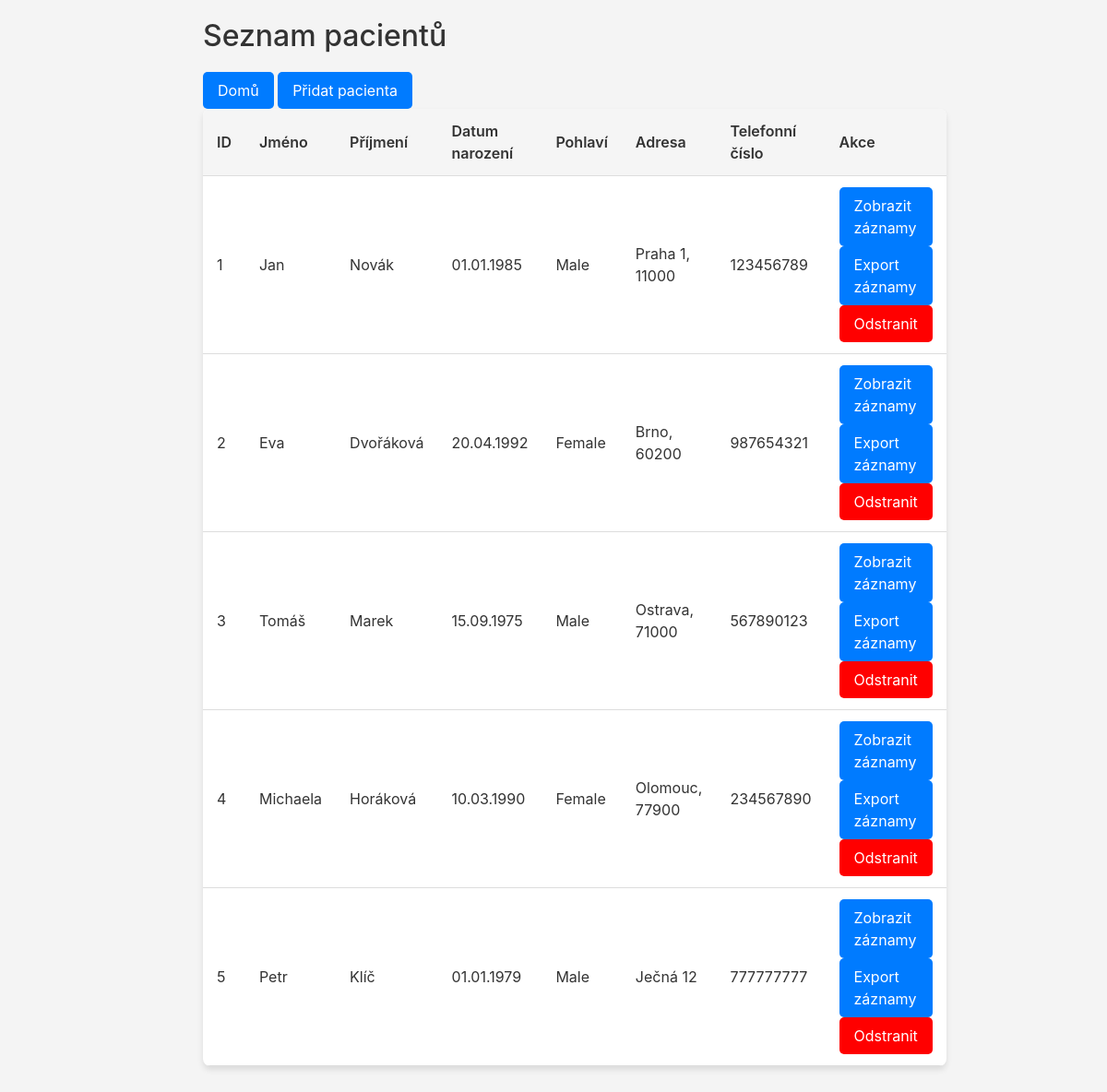
Page /patients on the committed database.
### app.py (models this page shows)
class Patient(db.Model):
    __tablename__ = 'patients'
    patient_id = db.Column(db.Integer, primary_key=True)
    first_name = db.Column(db.String(50), nullable=False)
    last_name = db.Column(db.String(50), nullable=False)
    birth_date = db.Column(db.Date, nullable=False)
    gender = db.Column(db.String(10), nullable=False)
    address = db.Column(db.String(255))
    phone = db.Column(db.String(20))

### app.py (the view)
@app.route('/patients')
def patient_list():
    patients = Patient.query.all()
    return render_template('patients.html', patients=patients)

### templates/patients.html (shortened to what this page needs)
<!DOCTYPE html>
<html lang="cs">
<head>
    <link rel="stylesheet" href="https://stackpath.bootstrapcdn.com/bootstrap/4.5.2/css/bootstrap.min.css">
</head>
<body>
    <div class="container">
        <h1>Seznam pacientů</h1>
        <a href="/" class="button">Domů</a>
        <a href="/add_patient" class="button">Přidat pacienta</a>
        <table>
            <thead>
                <tr>
                    <th>ID</th>
                    <th>Jméno</th>
                    <th>Příjmení</th>
                    <th>Datum narození</th>
                    <th>Pohlaví</th>
                    <th>Adresa</th>
                    <th>Telefonní číslo</th>
                    <th>Akce</th>
                </tr>
            </thead>
            <tbody>
                {% for patient in patients %}
                <tr>
                    <td>{{ patient.patient_id }}</td>
                    <td>{{ patient.first_name }}</td>
                    <td>{{ patient.last_name }}</td>
                    <td>{{ patient.birth_date.strftime('%d.%m.%Y') }}</td>
                    <td>{{ patient.gender }}</td>
                    <td>{{ patient.address }}</td>
                    <td>{{ patient.phone }}</td>
                    <td>
                        <a href="{{ url_for('patient_records', patient_id=patient.patient_id) }}" class="button">Zobrazit záznamy</a>
                        <a href="/export_fhir/{{patient.patient_id}}" class="button">Export záznamy</a>
                        <form action="/delete_patient/{{ patient.patient_id }}" method="post" class="delete-form" onsubmit="return confirm('Opravdu chcete odstranit tohoto pacienta?');">
                            <button type="submit" class="button delete-button">Odstranit</button>
                        </form>
                    </td>
                </tr>
                {% endfor %}
            </tbody>
        </table>
    </div>
</body>
</html>

### templates/patients.html (style rules this page uses)
body { font-family: -apple-system, BlinkMacSystemFont, 'Segoe UI', Roboto, 'Helvetica Neue', Arial, sans-serif; background-color: #f4f4f4; color: #333; margin: 0; padding: 0; }
.container { max-width: 800px; margin: 0 auto; padding: 20px; }
h1 { font-size: 2rem; color: #333; margin-bottom: 20px; }
table { width: 100%; border-collapse: collapse; margin-bottom: 20px; background-color: #fff; border-radius: 8px; overflow: hidden; box-shadow: 0 4px 6px rgba(0, 0, 0, 0.1); }
th, td { padding: 12px 15px; text-align: left; border-bottom: 1px solid #ddd; }
th { background-color: #f5f5f5; font-weight: 600; }
a.button, button.button { display: inline-block; padding: 8px 16px; background-color: #007bff; color: #fff; text-decoration: none; border-radius: 5px; border: none; transition: background-color 0.3s; }
form.delete-form { display: inline; }
button.delete-button { background-color: #ff0000; }

### rows in the picture
Patient: patient_id "1", first_name "Jan", last_name "Novák", birth_date "01.01.1985", gender "Male", address "Praha 1, 11000", phone "123456789"
Patient: patient_id "2", first_name "Eva", last_name "Dvořáková", birth_date "20.04.1992", gender "Female", address "Brno, 60200", phone "987654321"
Patient: patient_id "3", first_name "Tomáš", last_name "Marek", birth_date "15.09.1975", gender "Male", address "Ostrava, 71000", phone "567890123"
Patient: patient_id "4", first_name "Michaela", last_name "Horáková", birth_date "10.03.1990", gender "Female", address "Olomouc, 77900", phone "234567890"
Patient: patient_id "5", first_name "Petr", last_name "Klíč", birth_date "01.01.1979", gender "Male", address "Ječná 12", phone "777777777"
